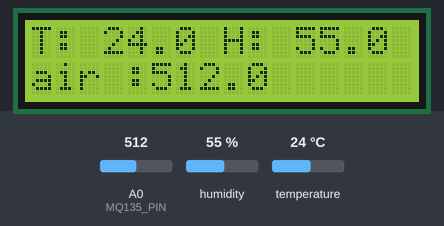
This sketch was run on a simulated Arduino Uno, built with avr-gcc and run on an emulated ATmega328P. Parts: 16×2 character LCD. Inputs (shaded band) come from the test bench; at power-on: humidity 55 %, A0 (MQ135_PIN) = 512, temperature 24 °C. What the sketch prints to the serial monitor is not drawn.

Above: at 1.2 s.
1.3 s: humidity set to 22 %
At 6.3 s:
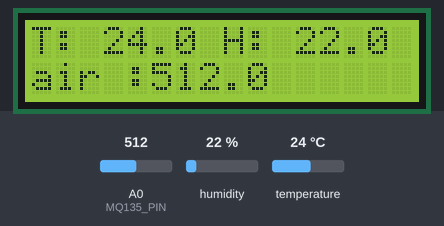
7.3 s: A0 (MQ135_PIN) set to 716
At 11.3 s:
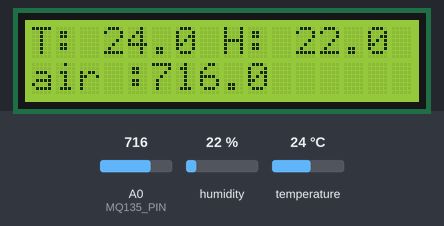
13.3 s: temperature set to 12 °C
At 16.3 s:
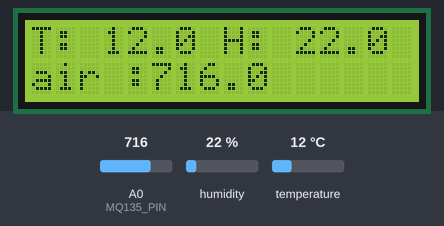
19.3 s: A0 (MQ135_PIN) set to 900
At 21.3 s:
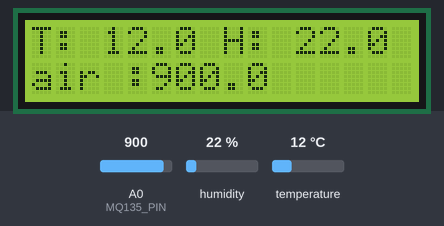
25.3 s: humidity set to 40 %
At 31.2 s:
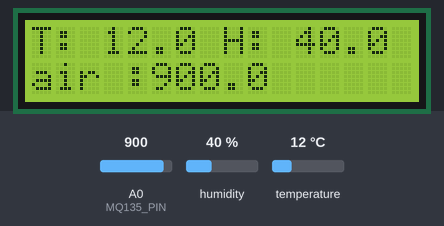
31.7 s: A0 (MQ135_PIN) set to 1023
At 36.2 s:
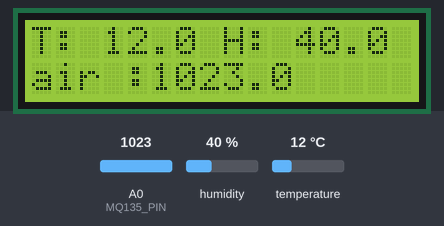
Timing chart, 0 to 37.7 s (numbered marks = the images above; inputs shaded):
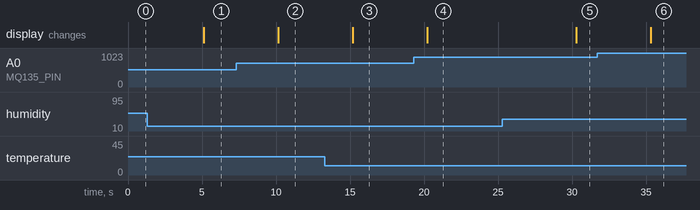

Measured:
- after the input at 1.3 s, the display: changes after 3.8 s (image 1)
- after the input at 7.3 s, the display: changes after 2.9 s (image 2)
- after the input at 13.3 s, the display: changes after 1.9 s (image 3)
- after the input at 19.3 s, the display: changes after 0.92 s (image 4)
- after the input at 25.3 s, the display: changes after 5.0 s (image 5)
- after the input at 31.7 s, the display: changes after 3.6 s (image 6)

The sketch:

capteur_DHT_gaz_lcd.ino
```cpp
#include <Wire.h>
#include <LiquidCrystal_I2C.h>
#include <dht.h>

#define DHT22_PIN 3
#define MQ135_PIN 0

dht DHT;

// Set the pins on the I2C chip used for LCD connections:
//                    addr, en,rw,rs,d4,d5,d6,d7,bl,blpol
LiquidCrystal_I2C lcd(0x27, 2, 1, 0, 4, 5, 6, 7, 3, POSITIVE);  // Set the LCD I2C address


void setup()
{
    Serial.begin(9600);
    lcd.begin(16,2);         // initialize the lcd for 16 chars 2 lines and turn on backlight
}


void loop() {
  //read DTH
  Serial.print("DHT22, \t");
  int chk = DHT.read22(DHT22_PIN);
  float fHum = 0;
  float fTemp = 0;
  if (chk == DHTLIB_OK)
  {
    fHum = DHT.humidity;
    fTemp = DHT.temperature;
    Serial.print("temp : ");
    Serial.println(fTemp,1);
    Serial.print("Hum : ");
    Serial.println(fHum,1);
  }
  else
  {
    Serial.println("Erreur de lecture DTH22");
  }

  //read GAZ
  float fValGaz = analogRead(MQ135_PIN);
  Serial.print("gaz : ");
  Serial.println(fValGaz,1);

  //Print Value
  lcd.setCursor(0,0);
  lcd.print("T: ");
  lcd.print(fTemp,1);
  lcd.print(" H: ");
  lcd.print(fHum,1);
  lcd.setCursor(0,1);
  lcd.print("air :");
  lcd.print(fValGaz,1);

  delay(5000);
}
```
